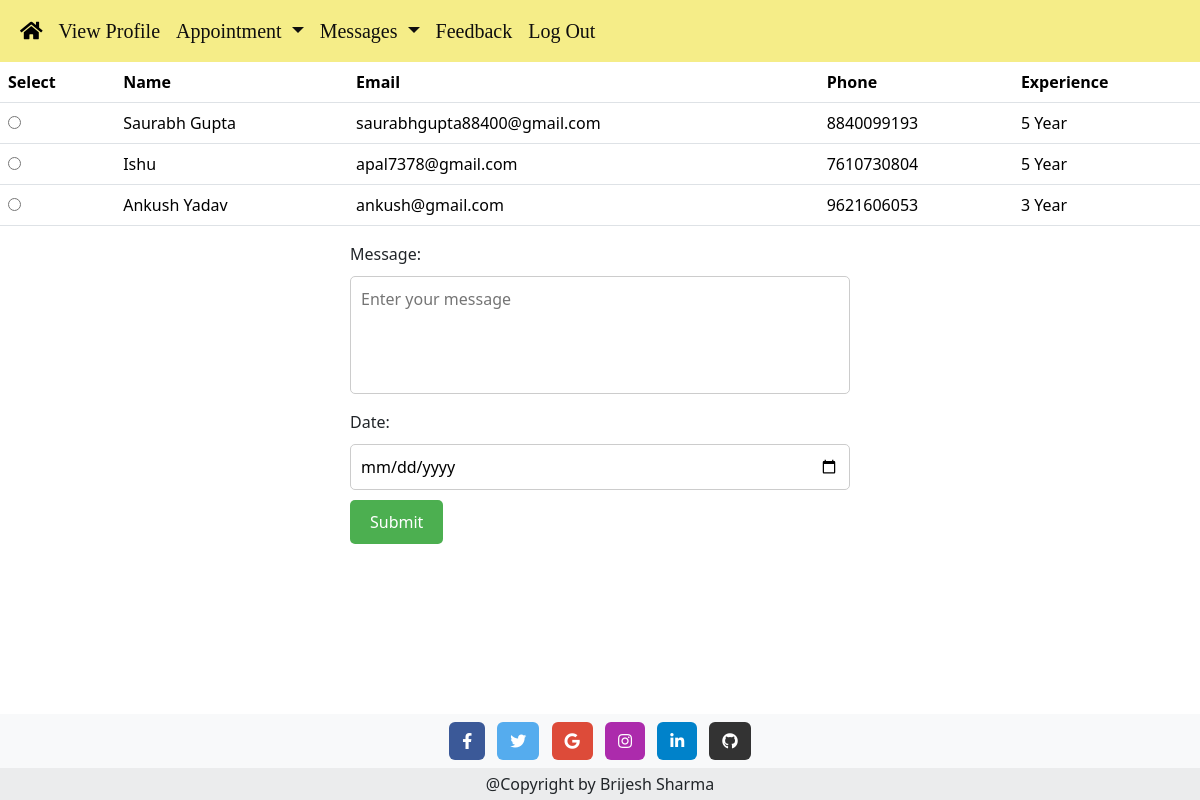
/appointment/, run on the app's committed database.
### advice_app/models.py (models this page shows, shortened)
class Counsellor(models.Model):
    c_id=models.CharField(max_length=50,primary_key=True)
    c_password=models.CharField(max_length=50)
    c_name=models.CharField(max_length=100)
    c_email=models.EmailField(max_length=100)
    c_phone=models.CharField(max_length=50)
    c_city=models.CharField(max_length=50)
    c_experience=models.CharField(max_length=100)
    c_qualification=models.CharField(max_length=100)
    c_gender=models.CharField(max_length=10)
    c_skills=models.TextField()
    c_address=models.TextField()
    c_date=models.DateField(default=timezone.now)

### advice_app/user_views.py (the view, shortened to what this page needs)
# urls.py: path("appointment/",user_views.appointment,name="appointment"),
def appointment(request):
    if request.method=='GET':
        counsellor_list=Counsellor.objects.all()
        context={
            "obj_key":counsellor_list
        }
        return render(request,'advice_app/student/appointment.html',context)

### advice_app/templates/advice_app/student/appointment.html (shortened to what this page needs)
<!DOCTYPE html>
{%load static%}
<html lang="en">
<head>
    {%include 'advice_app/common/common_css.html'%}
</head>
<body>
    {%include 'advice_app/student/std_header.html'%}
    <form method="POST" action="/appointment/">
    <table class="table">
        <thead>
          <tr>
            <th scope="col">Select</th>
            <th scope="col">Name</th>
            <th scope="col">Email</th>
            <th scope="col">Phone</th>
            <th scope="col">Experience</th>
          </tr>
        </thead>
        <tbody>
            {% for c in obj_key%}
          <tr>
        <th scope="row"> <input type="radio" name="select" value="{{c.c_id}}"></th>
            <td>{{c.c_name}}</td>
            <td>{{c.c_email}}</td>
            <td>{{c.c_phone}}</td>
            <td>{{c.c_experience}}</td>
          </tr>
          {%endfor%}
          </tbody>
    </table>
<div class="form-container">
<label for="message">Message:</label>
            <textarea id="message" name="message"=required, rows="4" placeholder="Enter your message"></textarea>
            <label for="date">Date:</label>
            <input type="date" id="date" name="date"=required>
            <input type="submit" value="Submit">
        </div>
    </form>
    {% include 'advice_app/common/footer.html' %}
</body>
</html>

### advice_app/templates/advice_app/student/appointment.html (style rules this page uses)
.form-container { max-width: 500px; margin: 0 auto; }
.form-container label { display: block; margin-bottom: 10px; }
.form-container textarea, .form-container input[type="date"] { width: 100%; padding: 10px; margin-bottom: 10px; border: 1px solid #ccc; border-radius: 5px; resize: none; }
.form-container input[type="submit"] { background-color: #4CAF50; color: white; padding: 10px 20px; border: none; border-radius: 5px; cursor: pointer; }

### data on the page
Counsellor: c_name "Saurabh Gupta", c_email "saurabhgupta88400@gmail.com", c_phone "8840099193", c_experience "5 Year"
Counsellor: c_name "Ishu", c_email "apal7378@gmail.com", c_phone "7610730804", c_experience "5 Year"
Counsellor: c_name "Ankush Yadav", c_email "ankush@gmail.com", c_phone "9621606053", c_experience "3 Year"
